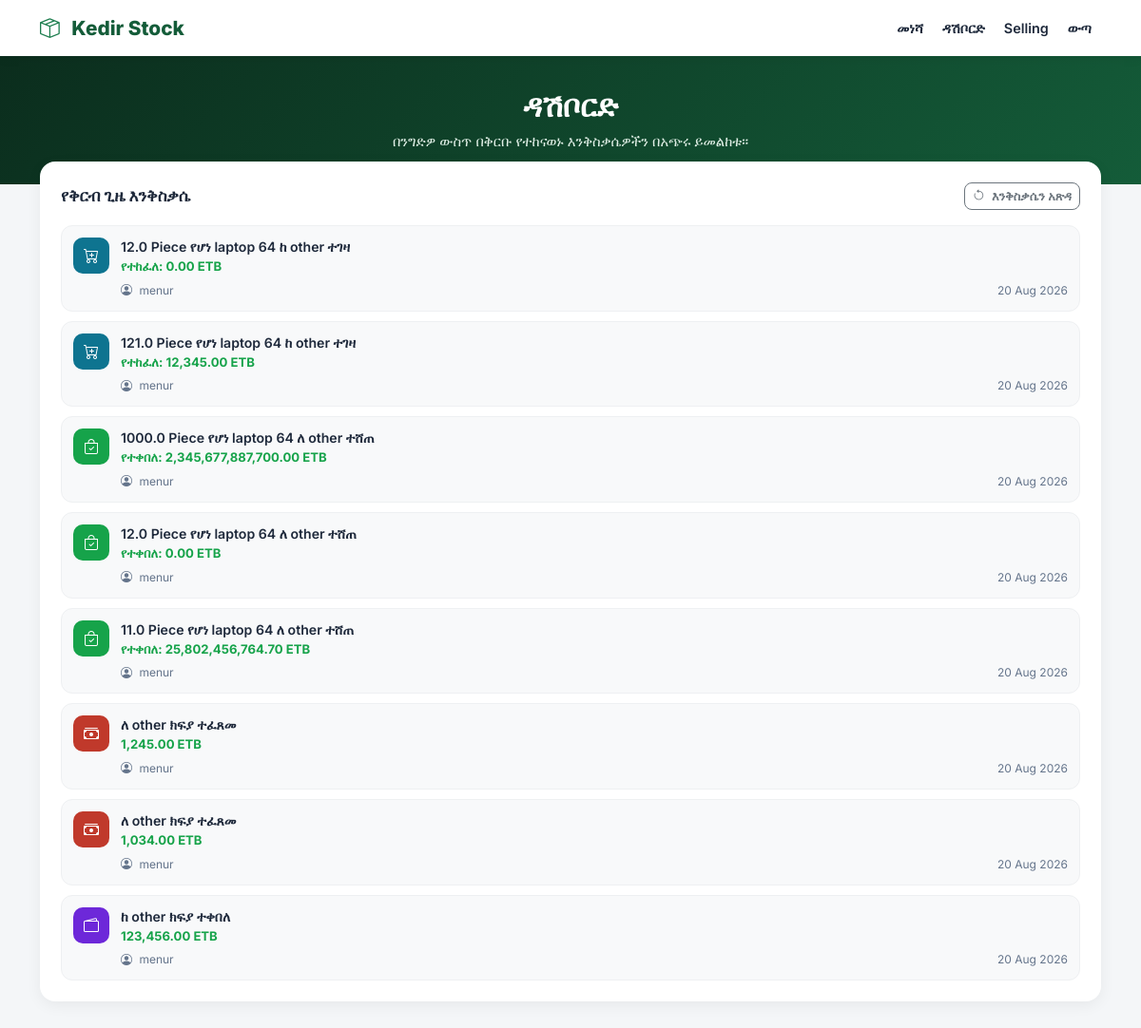
/dashboard (signed in), run on the app's committed database.
### main.py (models this page shows, shortened)
class Purchase(db.Model):
    id = db.Column(db.Integer, primary_key=True)
    user_id = db.Column(
        db.Integer,
        db.ForeignKey("users.id"),
        nullable=True
    )
    product_id = db.Column(db.Integer, db.ForeignKey('product.id'))
    supplier_id = db.Column(db.Integer, db.ForeignKey('supplier.id'))
    quantity = db.Column(db.Float)
    unit_price = db.Column(db.Float)
    payment = db.Column(db.Float, default=0)
    debt = db.Column(db.Float, default=0)
    date = db.Column(db.String(20))

class User(UserMixin,db.Model):
    __tablename__ = "users"
    id: Mapped[int] = mapped_column(Integer, primary_key=True)
    email: Mapped[str] = mapped_column(String(250), unique=True, nullable=False)
    password: Mapped[str] = mapped_column(String(250), nullable=False)
    name: Mapped[str] = mapped_column(String(250), nullable=False)
    is_verified = db.Column(db.Boolean, default=True, nullable=False)
    is_admin = db.Column(db.Boolean,default=False, nullable=False)
    is_emp=db.Column(db.Boolean,default=False, nullable=False)

class Sale(db.Model):
    id = db.Column(db.Integer, primary_key=True)
    user_id = db.Column(
        db.Integer,
        db.ForeignKey("users.id"),
        nullable=True
    )
    product_id = db.Column(db.Integer,db.ForeignKey("product.id"), nullable=False)
    customer_id = db.Column(db.Integer, db.ForeignKey("customer.id"),nullable=False)
    quantity = db.Column(db.Float, nullable=False)
    unit_price = db.Column(db.Float, nullable=False)
    current_payment = db.Column(db.Float,default=0)
    debt = db.Column(db.Float, default=0)
    date = db.Column(db.String(20))

class SupplierPayment(db.Model):
    id = db.Column(db.Integer, primary_key=True)
    supplier_id=db.Column(db.Integer, db.ForeignKey("supplier.id"),nullable=False)
    user_id = db.Column(
        db.Integer,
        db.ForeignKey("users.id"),
        nullable=True
    )
    amount = db.Column(db.Float, nullable=False)
    date = db.Column(db.Date, default=date.today)

class CustomerPayment(db.Model):
    id = db.Column(db.Integer, primary_key=True)
    customer_id = db.Column(db.Integer,db.ForeignKey("customer.id"),nullable=False)
    amount = db.Column(db.Float,nullable=False)
    user_id = db.Column(
        db.Integer,
        db.ForeignKey("users.id"),
        nullable=True
    )
    date = db.Column(db.Date,default=date.today)

### main.py (the view)
@app.route("/dashboard")
@login_required
@admin_only
def dashboard():
    reset_record = (
        ActivityReset.query
        .filter_by(user_id=current_user.id)
        .order_by(ActivityReset.reset_at.desc())
        .first()
    )
    last_purchase_cutoff = (
        reset_record.last_purchase_id if reset_record else 0
    )
    last_sale_cutoff = (
        reset_record.last_sale_id if reset_record else 0
    )
    last_supplier_payment_cutoff = (
        reset_record.last_supplier_payment_id if reset_record else 0
    )
    last_customer_payment_cutoff = (
        reset_record.last_customer_payment_id if reset_record else 0
    )
    activities = []
    purchases = (
        Purchase.query
        .order_by(Purchase.id.desc())
        .all()
    )
    for p in purchases:
        try:
            p_date = datetime.strptime(
                p.date.strip(),
                "%m/%d/%Y"
            )
        except (ValueError, TypeError, AttributeError):
            continue
        if p.id <= last_purchase_cutoff:
            continue
        product = Product.query.get(p.product_id)
        supplier = Supplier.query.get(p.supplier_id)
        user = (
            User.query.get(p.user_id)
            if p.user_id
            else None
        )
        product_measurement = (
            product.measurement
            if product and product.measurement
            else ""
        )
        product_name = (
            product.name
            if product
            else "ያልታወቀ ምርት"
        )
        supplier_name = (
            supplier.name
            if supplier
            else "ያልታወቀ አቅራቢ"
        )
        user_name = (
            user.name
            if user
            else "ያልታወቀ ተጠቃሚ"
        )
        activities.append({
            "type": "purchase",
            "icon": "bi-cart-plus",
            "text": (
                f"{p.quantity} "
                f"{product_measurement} "
                f"የሆነ {product_name} "
                f"ከ {supplier_name} ተገዛ"
            ),
            "money_label": "የተከፈለ",
            "amount": p.payment,
            "user_name": user_name,
            "date_display": p_date.strftime("%d %b %Y"),
            "sort_key": p_date
        })
    sales = (
        Sale.query
        .order_by(Sale.id.desc())
        .all()
    )
    for s in sales:
        try:
            s_date = datetime.strptime(
                s.date.strip(),
                "%m/%d/%Y"
            )
        except (ValueError, TypeError, AttributeError):
            continue
        if s.id <= last_sale_cutoff:
            continue
        product = Product.query.get(s.product_id)
        customer = Customer.query.get(s.customer_id)
        user = (
            User.query.get(s.user_id)
            if s.user_id
            else None
        )
        product_measurement = (
            product.measurement
            if product and product.measurement
            else ""
        )
        product_name = (
            product.name
            if product
            else "ያልታወቀ ምርት"
        )
        customer_name = (
            customer.name
            if customer
            else "ያልታወቀ ደንበኛ"
        )
        user_name = (
            user.name
            if user
            else "ያልታወቀ ተጠቃሚ"
        )
        activities.append({
            "type": "sale",
            "icon": "bi-bag-check",
            "text": (
                f"{s.quantity} "
                f"{product_measurement} "
                f"የሆነ {product_name} "
                f"ለ {customer_name} ተሸጠ"
            ),
            "money_label": "የተቀበለ",
            "amount": s.current_payment,
            "user_name": user_name,
            "date_display": s_date.strftime("%d %b %Y"),
            "sort_key": s_date
        })
    supplier_payments = (
        SupplierPayment.query
        .order_by(SupplierPayment.id.desc())
        .all()
    )
    for sp in supplier_payments:
        if sp.id <= last_supplier_payment_cutoff:
            continue
        sp_datetime = datetime.combine(
            sp.date,
            datetime.min.time()
        )
        supplier = Supplier.query.get(
            sp.supplier_id
        )
        user = (
            User.query.get(sp.user_id)
            if sp.user_id
            else None
        )
        supplier_name = (
            supplier.name
            if supplier
            else "ያልታወቀ አቅራቢ"
        )
        user_name = (
            user.name
            if user
            else "ያልታወቀ ተጠቃሚ"
        )
        activities.append({
            "type": "supplier_payment",
            "icon": "bi-cash-stack",
            "text": (
                f"ለ {supplier_name} "
                f"ክፍያ ተፈጸመ"
            ),
            "money_label": None,
            "amount": sp.amount,
            "user_name": user_name,
            "date_display": sp.date.strftime(
                "%d %b %Y"
            ),
            "sort_key": sp_datetime
        })
    customer_payments = (
        CustomerPayment.query
        .order_by(CustomerPayment.id.desc())
        .all()
    )
    for cp in customer_payments:
        if cp.id <= last_customer_payment_cutoff:
            continue
        cp_datetime = datetime.combine(
            cp.date,
            datetime.min.time()
        )
        customer = Customer.query.get(
            cp.customer_id
        )
        user = (
            User.query.get(cp.user_id)
            if cp.user_id
            else None
        )
        customer_name = (
            customer.name
            if customer
            else "ያልታወቀ ደንበኛ"
        )
        user_name = (
            user.name
            if user
            else "ያልታወቀ ተጠቃሚ"
        )
        activities.append({
            "type": "customer_payment",
            "icon": "bi-wallet2",
            "text": (
                f"ከ {customer_name} "
                f"ክፍያ ተቀበለ"
            ),
            "money_label": None,
            "amount": cp.amount,
            "user_name": user_name,
            "date_display": cp.date.strftime(
                "%d %b %Y"
            ),
            "sort_key": cp_datetime
        })
    activities.sort(
        key=lambda x: x["sort_key"],
        reverse=True
    )
    recent_activities = activities
    return render_template(
        "dashboard.html",
        recent_activities=recent_activities
    )

### main.py (called while the page is built)
@login_manager.user_loader
@login_manager.user_loader
def load_user(user_id):
    if user_id == 'None' or user_id is None:  # ✅ handle bad cookie!
        return None
    return User.query.get(int(user_id))

def admin_only(fun):
    @wraps(fun)
    def wrapper(*args, **kwargs):
        if not current_user.is_authenticated:
            return abort(403)
        is_admin = Admin.query.filter_by(
            email=current_user.email
        ).first()
        if not is_admin:
            return abort(403)
        return fun(*args, **kwargs)
    return wrapper

### templates/dashboard.html (shortened to what this page needs)
<!DOCTYPE html>
<html lang="am">
<head>
<link href="https://cdn.jsdelivr.net/npm/bootstrap@5.3.3/dist/css/bootstrap.min.css" rel="stylesheet">
<link rel="stylesheet" href="https://cdn.jsdelivr.net/npm/bootstrap-icons@1.11.3/font/bootstrap-icons.min.css">
</head>
<body>
<header class="header">
    <div class="container d-flex align-items-center justify-content-between">
        <a href="{{ url_for('home') }}" class="brand">
            <i class="bi bi-box-seam"></i>
            Kedir Stock
        </a>
        <nav class="d-flex align-items-center">
            <a class="nav-link" href="{{ url_for('home') }}">
                መነሻ
            </a>
            <a class="nav-link" href="{{ url_for('dashboard') }}">
                ዳሽቦርድ
            </a>
            <a class="nav-link" href="{{ url_for('Selling') }}">
                Selling
            </a>
            <a class="nav-link" href="{{ url_for('logout') }}">
                ውጣ
            </a>
        </nav>
    </div>
</header>
<section class="hero">
    <div class="container">
        <h1>
            ዳሽቦርድ
        </h1>
        <p>
            በንግድዎ ውስጥ በቅርቡ የተከናወኑ እንቅስቃሴዎችን በአጭሩ ይመልከቱ።
        </p>
    </div>
</section>
<div class="container pb-5">
    <div class="activity-card">
        <div class="activity-header">
            <h5 class="activity-title">
                የቅርብ ጊዜ እንቅስቃሴ
            </h5>
            <form
                method="POST"
                action="{{ url_for('reset_activity') }}"
                id="resetActivityForm"
            >
                <button
                    type="submit"
                    class="btn btn-outline-secondary btn-sm reset-activity-btn"
                    id="resetActivityBtn"
                >
                    <i class="bi bi-arrow-counterclockwise me-1"></i>
                    እንቅስቃሴን አጽዳ
                </button>
            </form>
        </div>
        {% if recent_activities %}
        <div class="activity-list">
            {% for activity in recent_activities %}
            <div class="activity-item activity-{{ activity.type }}">
                <div class="activity-icon">
                    <i class="bi {{ activity.icon }}"></i>
                </div>
                <div class="activity-body">
                    <div class="activity-text">
                        {{ activity.text }}
                    </div>
                    <div class="activity-money">
                        {% if activity.money_label %}
                            {{ activity.money_label }}:
                        {% endif %}
                        {{ "{:,.2f}".format(activity.amount) }} ETB
                    </div>
                    <div class="activity-meta">
                        <span class="activity-user">
                            <i class="bi bi-person-circle me-1"></i>
                            {{ activity.user_name }}
                        </span>
                        <span class="activity-date">
                            {{ activity.date_display }}
                        </span>
                    </div>
                </div>
            </div>
            {% endfor %}
        </div>
        {% endif %}
    </div>
</div>
</body>
</html>

### templates/dashboard.html (style rules this page uses)
:root { --green:#1e7e4f; --green-dark:#145c39; --bg:#f4f6f8; --dark:#1e293b; }
body { font-family:'Inter', 'Segoe UI', sans-serif; background:var(--bg); color:var(--dark); margin:0; }
.header { background:#fff; box-shadow:0 2px 12px rgba(0,0,0,0.06); padding:14px 0; position:sticky; top:0; z-index:50; }
.header .brand { font-weight:800; font-size:1.3rem; color:var(--green-dark); text-decoration:none; }
.header .brand i { color:var(--green); margin-right:8px; }
.header .nav-link { color:var(--dark) !important; font-weight:600; font-size:0.9rem; margin:0 10px; text-decoration:none; }
.hero { background:linear-gradient(135deg, #0b2d1d, #145c39); color:#fff; padding:34px 0; text-align:center; }
.hero h1 { font-weight:800; font-size:clamp(1.4rem, 4vw, 2rem); margin-bottom:6px; }
.hero p { color:#dfeee5; font-size:0.92rem; margin:0; }
.activity-card { background:#fff; border-radius:16px; padding:22px; box-shadow:0 4px 16px rgba(0,0,0,0.06); margin-top:-24px; position:relative; z-index:5; }
.activity-header { display:flex; justify-content:space-between; align-items:center; margin-bottom:16px; }
.activity-title { font-weight:700; font-size:1.05rem; margin:0; color:#1e293b; }
.reset-activity-btn { border-radius:8px; font-weight:600; font-size:0.8rem; }
.activity-list { display:flex; flex-direction:column; gap:10px; }
.activity-item { display:flex; gap:12px; padding:12px; border-radius:12px; background:#f8f9fa; border:1px solid #eef0f2; }
.activity-icon { width:38px; height:38px; border-radius:10px; display:flex; align-items:center; justify-content:center; flex-shrink:0; font-size:1rem; color:#fff; }
.activity-purchase .activity-icon { background:#0e7490; }
.activity-sale .activity-icon { background:#16a34a; }
.activity-supplier_payment .activity-icon { background:#c0392b; }
.activity-customer_payment .activity-icon { background:#6d28d9; }
.activity-body { flex:1; min-width:0; }
.activity-text { font-size:0.88rem; font-weight:600; color:#1e293b; line-height:1.35; }
.activity-money { font-size:0.82rem; font-weight:700; color:#16a34a; margin-top:2px; }
.activity-meta { display:flex; justify-content:space-between; font-size:0.75rem; color:#64748b; margin-top:6px; }

### data on the page
Purchase: amount "0.00"
User: user_name "menur" "menur" "menur" "menur" "menur" "menur" "menur" "menur"
Purchase: amount "12,345.00"
Sale: amount "2,345,677,887,700.00"
Sale: amount "0.00"
Sale: amount "25,802,456,764.70"
SupplierPayment: amount "1,245.00"
SupplierPayment: amount "1,034.00"
CustomerPayment: amount "123,456.00"

### other printed values
{{ activity.text }} "12.0 Piece የሆነ laptop 64 ከ other ተገዛ" "121.0 Piece የሆነ laptop 64 ከ other ተገዛ" "1000.0 Piece የሆነ laptop 64 ለ other ተሸጠ" "12.0 Piece የሆነ laptop 64 ለ other ተሸጠ" "11.0 Piece የሆነ laptop 64 ለ other ተሸጠ" "ለ other ክፍያ ተፈጸመ" "ለ other ክፍያ ተፈጸመ" "ከ other ክፍያ ተቀበለ"
{{ activity.money_label }} "የተከፈለ" "የተከፈለ" "የተቀበለ" "የተቀበለ" "የተቀበለ"
{{ activity.date_display }} "20 Aug 2026" "20 Aug 2026" "20 Aug 2026" "20 Aug 2026" "20 Aug 2026" "20 Aug 2026" "20 Aug 2026" "20 Aug 2026"
